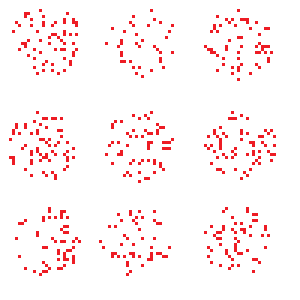
#> input picture k_means/k_means_normal.png, 100 x 100 px (shown 3 times larger)
$ jupyter execute k_means_init.ipynb
#> lines starting #> are read from the running program, lines starting #| are printed output that depends on the picture
[cell 1]
import numpy as np
from sklearn.cluster import KMeans
import matplotlib.pyplot as plt
from sklearn.cluster.k_means_ import _init_centroids
from matplotlib.colors import ListedColormap
from PIL import Image
import math
import random
import pandas as pd
from sklearn.metrics import davies_bouldin_score

[cell 2]
rgb_code_dictionary={(255,255,255): -1, (255,0,0):0 }

[cell 3]
def distance(c1, c2):
    (r1,g1,b1) = c1
    (r2,g2,b2) = c2
    return math.sqrt((r1 - r2)**2 + (g1 - g2) ** 2 + (b1 - b2) **2)
def get_closest(point):
    colors = list(rgb_code_dictionary.keys())
    closest_colors = sorted(colors, key=lambda color: distance(color, point))
    closest_color = closest_colors[0]
    code = rgb_code_dictionary[closest_color]
    return code
def add_noise(X):
    rand = random.gauss(0, 1)
    return X + rand

[cell 4]
def write_data_to_csv(source: str, dest_path: str):
#> called with source = 'k_means_normal.png', dest_path = 'usual_dataset.csv'
    image = Image.open(source)
#> image is the input picture: PIL image 100x100 RGB; mean R, G, B 254.1, 243.4, 243.9
    width, height = image.size
#> width = 100; height = 100
    with open(dest_path, 'w') as dest_file:
        for x in range(0, width):
            for y in range(0, height):
                if(get_closest(image.getpixel((x,y))[0:3])!=-1):
                    dest_file.write(f'{add_noise(x)};{add_noise(y)};{get_closest(image.getpixel((x,y))[0:3])}\n')

[cell 5]
write_data_to_csv('k_means_normal.png','usual_dataset.csv' )

[cell 6]
def read_dataset_from_csv(dataset):
    dataset_df = pd.read_csv(dataset, sep=';', names=['x', 'y', 'label'])
    X = dataset_df.iloc[:, 0:2]
    y = dataset_df.iloc[:, 2]
    return np.array(X)

[cell 7]
x = read_dataset_from_csv('usual_dataset.csv')

[cell 8]
def plot_dataset(X: np.ndarray):
    plt.figure(figsize=(9,9))
    plt.plot(X[:,0],X[:,1], 'ro')

[cell 9]
plot_dataset(x)
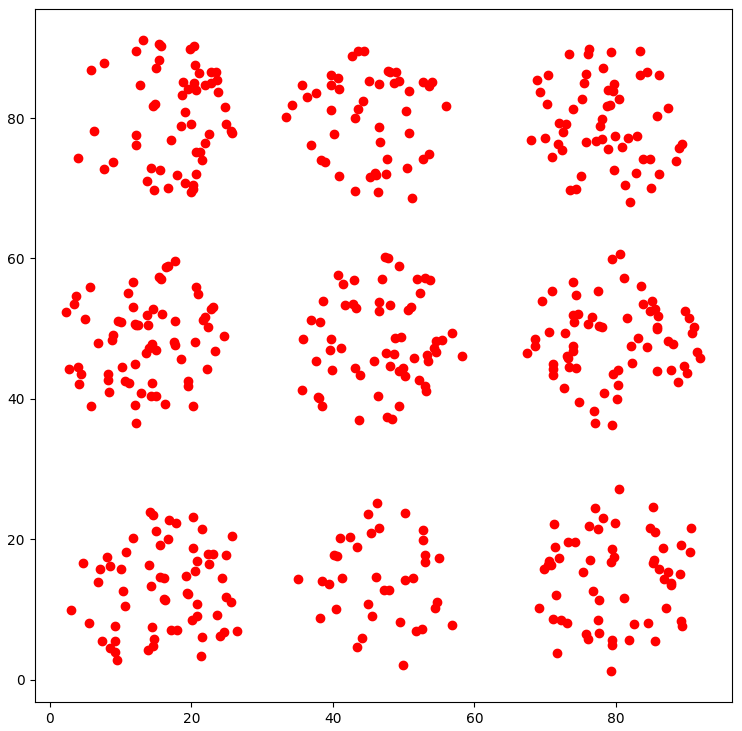
#> figure drawn by matplotlib, 1 panel

[cell 10]
k = 9

[cell 11]
def init_random_partition(X: np.ndarray):
    row_no = np.random.choice(X.shape[0], replace=False,size=(30,9))
    return np.array([X[row_no[:,i],:].mean(axis=0) for i in range(9)])

[cell 12]
def init_random_points(X: np.ndarray):
    random_rows = np.random.choice(X.shape[0], size = 9, replace=False)
    return X[random_rows,:]

[cell 13]
cases = [
    (lambda X: 'random', 'random'),
    (lambda X: init_random_points(X), 'forgy'),
    (lambda X: init_random_partition(X), 'random_partition'),
    (lambda X: 'k-means++', 'k-means++')

]

[cell 14]
colours =['#FF0000', '#00FF00', '#0000FF', '#FF8000','#FFFF00', '#00FFFF','#FF00FF','#808080','#99CCFF']

[cell 15]
k_means = []
for init, name in cases:
    kmeans = KMeans(n_clusters=k, init=init(x))
    kmeans.fit(x)
    k_means.append((kmeans, name))

[cell 16]
plt.figure(figsize=(16,16))
plt.suptitle("Clusters found using k means with particular init methods")
for i, (kmeans, name) in enumerate(k_means):
    plt.subplot(2,2,i+1)
    clusters = kmeans.predict(x)
    for cluster in range(k):
        my_members =  x[clusters==cluster]
        my_center = kmeans.cluster_centers_[cluster]
        plt.scatter(my_members[:,0], my_members[:,1], c=colours[cluster])
        plt.scatter(my_center[0], my_center[1],marker='o', c='black')
        plt.scatter(my_center[0], my_center[1], marker='x', c=colours[cluster])
    plt.title(name)
plt.show()
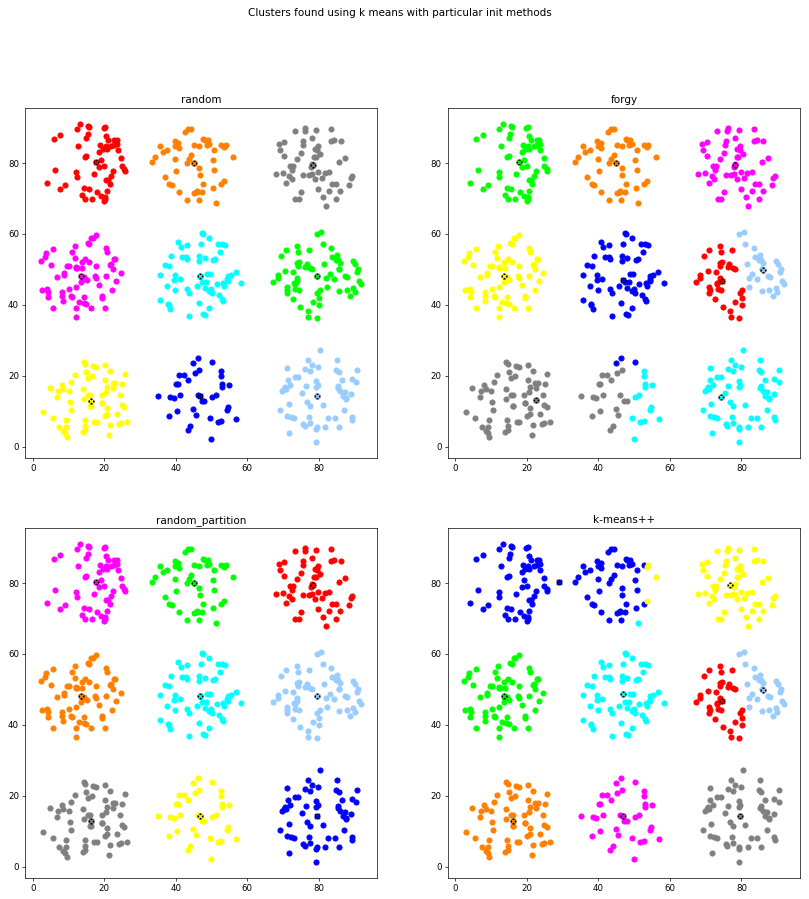
#> figure drawn by matplotlib, 4 panels

[cell 17]
def kmeans_score(X: np.ndarray, k: int, init, max_iter: int):
    kmeans= KMeans(n_clusters=k, init=init(X), max_iter=max_iter).fit(X)
    labels = kmeans.labels_
    return davies_bouldin_score(X, labels)

def calculate_scores(X: np.ndarray,init, k: int =9, max_iter:int=25):
    return np.array([kmeans_score(X, k, init, i) for i in range(1,max_iter)])

def calculate_average_score(X: np.array, cases, repeat:int, k: int =9, max_iter:int = 40 ):
#> called with X = array of shape (509, 2), repeat = 25, k = 9, max_iter = 40
    average_results = {}
    for init, name in cases:
        scores = None
        for i in range(repeat):
            if scores is None:
                scores = np.array([calculate_scores(X, init, k, max_iter)])
            else:
                scores = np.r_[scores,[calculate_scores(X, init, k, max_iter)]]
        average_results[name] = scores
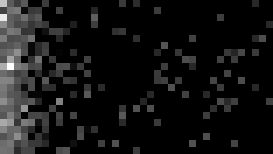
#> scores: shape (22, 39) float64 (shown 7 times larger); min 0.512, max 1.23, mean 0.569; drawn with min black and max white
    return average_results
